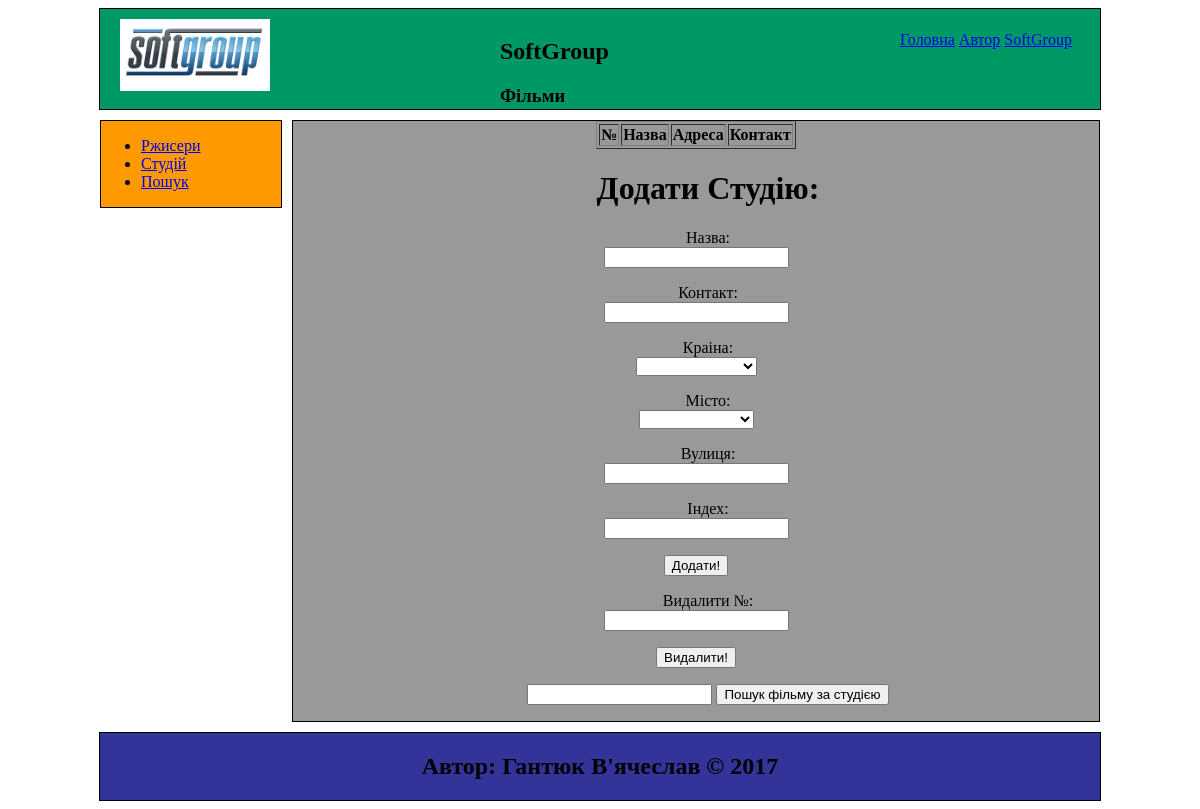
The page /task2.php on the database as committed earlier.
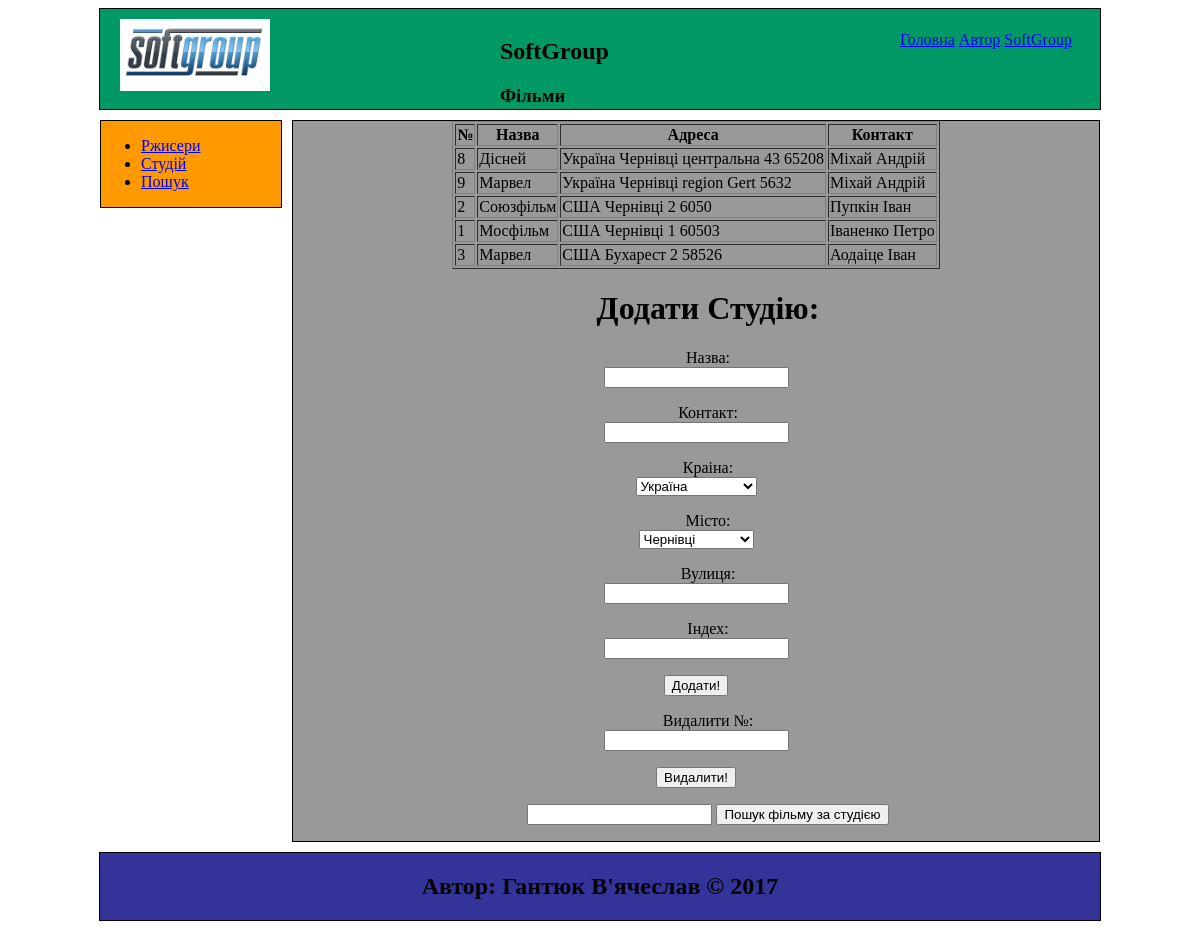
The same page on the database as committed later.
### tables this page shows
CREATE TABLE `studio` (
  `id` int(6) NOT NULL,
  `Name_studio` varchar(100) NOT NULL,
  `id_Address` int(6) NOT NULL,
  `Contact` varchar(200) NOT NULL
);

CREATE TABLE `countries` (
  `id` int(6) NOT NULL,
  `countries` varchar(100) NOT NULL
);

CREATE TABLE `town` (
  `id` int(6) NOT NULL,
  `town` varchar(100) NOT NULL
);

CREATE TABLE `address` (
  `id` int(6) NOT NULL,
  `id_countries` int(6) NOT NULL,
  `id_town` int(6) NOT NULL,
  `street` varchar(100) NOT NULL,
  `_index` int(10) NOT NULL
);

### task2.php (the view, shortened to what this page needs)
<?php
include("header.php");
include("DB/db_conect.php");
				?>
	<table border="1" align="center">
		<tr>
			<th>№</th>
			<th>Назва</th>
			<th>Адреса </th>
			<th>Контакт</th>
		</tr>
				<?php
if ($result = $mysqli->query("SELECT s.id, s.Name_studio, c.countries AS c_countries, t.town AS t_town, a.street AS a_street, a._index AS a_index, s.Contact
					FROM studio s
					JOIN address a ON s.id_Address = a.id
                    JOIN countries c ON a.id_countries = c.id
                    JOIN town t ON a.id_town = t.id"
	)) {
		while ($row = $result->fetch_assoc()) {?>
			<tr>
				<td><?php echo $row['id']?></td>
				<td><?php echo $row['Name_studio']?></td>
				<td><?php echo $row['c_countries'] . ' ' . $row['t_town'] . ' ' . $row['a_street'] . ' ' . $row['a_index']?></td>
				<td><?php echo $row['Contact']?></td>
			</tr>
	<?php }
}?>
</table>
		<center>
			<h1>Додати Студію:</h1>
			<form method="post" action="">
				<p>
					Назва: <br> <input type="text" name="name" /><br />
				</p>
				<p>
					Контакт:<br> <input type="text" name="contact" /><br />
				</p>
				<p>
					<label>Краіна:<br></label>
					<select  name="countries">
						<?php if ($result = $mysqli->query("SELECT * FROM countries ")) {
							while ($row = $result->fetch_assoc()) {?>
								<option value="<?php echo $row['id']?>"><?php echo $row['countries']?></option>
							<?php	}
						}?>
					</select>
				</p>
				<p>
					<label>Місто:<br></label>
					<select  name="town">
						<?php if ($result = $mysqli->query("SELECT * FROM town ")) {
							while ($row = $result->fetch_assoc()) {?>
								<option value="<?php echo $row['id']?>"><?php echo $row['town']?></option>
							<?php	}
						}?>
					</select>
				</p>
				<p>
					<label>Вулиця:<br></label>
					<input type="text" name="street"  >
				</p>
				<p>
					Індех:<br> <input type="text" name="_index" /><br />
				</p>
				<input type="submit" value="Додати!" />
			</form>
			<form method="post" action="">
				<p>
					Видалити №: <br> <input type="text" name="num" /><br />
				</p>
				<input type="submit" value="Видалити!" />
			</form>
	<form method="post" action="">
		<p>
			<input type="text" name="name_studio" />
			<input type="submit" value="Пошук фільму за студією" />
			<br>
		</p>
	</form>
		</center>
<?php
	include("footer.php");
?>

Rows that differ between the two databases and show on the page:
added studio: id "8", Name_studio "Дісней", countries.countries "Україна", town.town "Чернівці", id_Address.street "центральна 43", id_Address._index "65208", Contact "Міхай Андрій"
added studio: id "9", Name_studio "Марвел", countries.countries "Україна", town.town "Чернівці", id_Address.street "region Gert", id_Address._index "5632", Contact "Міхай Андрій"
added studio: id "2", Name_studio "Союзфільм", countries.countries "США", town.town "Чернівці", id_Address.street "2", id_Address._index "6050", Contact "Пупкін Іван"
added studio: id "1", Name_studio "Мосфільм", countries.countries "США", town.town "Чернівці", id_Address.street "1", id_Address._index "60503", Contact "Іваненко Петро"
added studio: id "3", Name_studio "Марвел", countries.countries "США", town.town "Бухарест", id_Address.street "2", id_Address._index "58526", Contact "Аодаіце Іван"
Other text that changed with them:
form field countries: (not shown) → "Україна"
form field town: (not shown) → "Чернівці"
